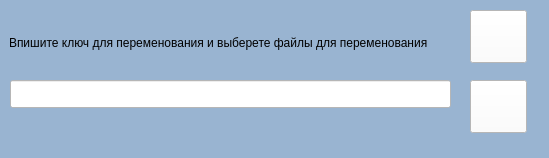
<?xml version="1.0" encoding="UTF-8"?>
<ui version="4.0">
 <class>MainWindow</class>
 <widget class="QMainWindow" name="MainWindow">
  <property name="geometry">
   <rect>
    <x>0</x>
    <y>0</y>
    <width>549</width>
    <height>158</height>
   </rect>
  </property>
  <property name="minimumSize">
   <size>
    <width>549</width>
    <height>158</height>
   </size>
  </property>
  <property name="maximumSize">
   <size>
    <width>549</width>
    <height>158</height>
   </size>
  </property>
  <property name="windowTitle">
   <string>Настройка ключей</string>
  </property>
  <property name="windowIcon">
   <iconset>
    <normaloff>img/Setting.ico</normaloff>img/Setting.ico</iconset>
  </property>
  <property name="styleSheet">
   <string notr="true">background-color: rgb(153, 180, 209);
font: 14pt &quot;Arial&quot;;
color: rgb(0, 0, 0);</string>
  </property>
  <widget class="QWidget" name="centralwidget">
   <widget class="QLabel" name="label_2">
    <property name="geometry">
     <rect>
      <x>9</x>
      <y>9</y>
      <width>441</width>
      <height>68</height>
     </rect>
    </property>
    <property name="styleSheet">
     <string notr="true"/>
    </property>
    <property name="lineWidth">
     <number>2</number>
    </property>
    <property name="text">
     <string>Впишите ключ для переменования и выберете файлы для переменования</string>
    </property>
    <property name="wordWrap">
     <bool>true</bool>
    </property>
   </widget>
   <widget class="QLineEdit" name="txtKey">
    <property name="geometry">
     <rect>
      <x>10</x>
      <y>80</y>
      <width>441</width>
      <height>28</height>
     </rect>
    </property>
    <property name="styleSheet">
     <string notr="true">background-color: rgb(255, 255, 255);</string>
    </property>
   </widget>
   <widget class="QPushButton" name="cmdMasFiles">
    <property name="geometry">
     <rect>
      <x>470</x>
      <y>10</y>
      <width>57</width>
      <height>53</height>
     </rect>
    </property>
    <property name="styleSheet">
     <string notr="true">background-color: rgb(255, 255, 255);</string>
    </property>
    <property name="text">
     <string/>
    </property>
    <property name="icon">
     <iconset>
      <normaloff>img/FindFiles.ico</normaloff>img/FindFiles.ico</iconset>
    </property>
    <property name="iconSize">
     <size>
      <width>45</width>
      <height>45</height>
     </size>
    </property>
   </widget>
   <widget class="QPushButton" name="cmdCalc">
    <property name="geometry">
     <rect>
      <x>470</x>
      <y>80</y>
      <width>57</width>
      <height>53</height>
     </rect>
    </property>
    <property name="styleSheet">
     <string notr="true">background-color: rgb(255, 255, 255);</string>
    </property>
    <property name="text">
     <string/>
    </property>
    <property name="icon">
     <iconset>
      <normaloff>img/Start.ico</normaloff>img/Start.ico</iconset>
    </property>
    <property name="iconSize">
     <size>
      <width>45</width>
      <height>45</height>
     </size>
    </property>
   </widget>
  </widget>
 </widget>
 <resources/>
 <connections/>
</ui>
